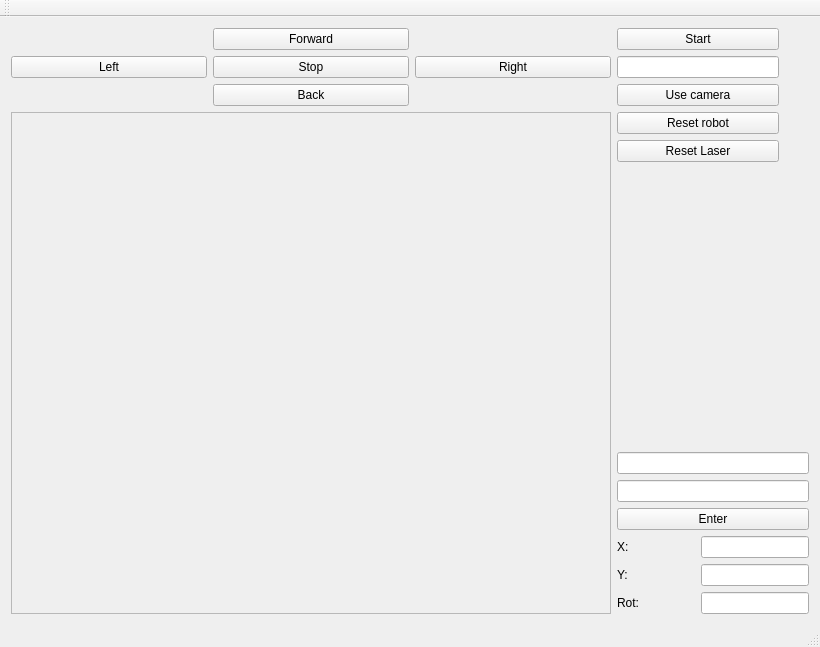
<?xml version="1.0" encoding="UTF-8"?>
<ui version="4.0">
 <class>MainWindow</class>
 <widget class="QMainWindow" name="MainWindow">
  <property name="geometry">
   <rect>
    <x>0</x>
    <y>0</y>
    <width>820</width>
    <height>647</height>
   </rect>
  </property>
  <property name="windowTitle">
   <string>MainWindow</string>
  </property>
  <widget class="QWidget" name="centralWidget">
   <layout class="QGridLayout" name="gridLayout">
    <item row="2" column="0">
     <widget class="QFrame" name="frame">
      <property name="sizePolicy">
       <sizepolicy hsizetype="MinimumExpanding" vsizetype="Expanding">
        <horstretch>0</horstretch>
        <verstretch>0</verstretch>
       </sizepolicy>
      </property>
      <property name="minimumSize">
       <size>
        <width>600</width>
        <height>450</height>
       </size>
      </property>
      <property name="frameShape">
       <enum>QFrame::StyledPanel</enum>
      </property>
      <property name="frameShadow">
       <enum>QFrame::Raised</enum>
      </property>
     </widget>
    </item>
    <item row="1" column="1">
     <layout class="QVBoxLayout" name="verticalLayout">
      <item>
       <widget class="QPushButton" name="pushButton_9">
        <property name="sizePolicy">
         <sizepolicy hsizetype="Fixed" vsizetype="Fixed">
          <horstretch>0</horstretch>
          <verstretch>0</verstretch>
         </sizepolicy>
        </property>
        <property name="minimumSize">
         <size>
          <width>162</width>
          <height>0</height>
         </size>
        </property>
        <property name="text">
         <string>Start</string>
        </property>
       </widget>
      </item>
      <item>
       <widget class="QLineEdit" name="lineEdit">
        <property name="sizePolicy">
         <sizepolicy hsizetype="Fixed" vsizetype="Fixed">
          <horstretch>0</horstretch>
          <verstretch>0</verstretch>
         </sizepolicy>
        </property>
        <property name="minimumSize">
         <size>
          <width>162</width>
          <height>0</height>
         </size>
        </property>
       </widget>
      </item>
      <item>
       <widget class="QPushButton" name="pushButton">
        <property name="sizePolicy">
         <sizepolicy hsizetype="Fixed" vsizetype="Fixed">
          <horstretch>0</horstretch>
          <verstretch>0</verstretch>
         </sizepolicy>
        </property>
        <property name="minimumSize">
         <size>
          <width>162</width>
          <height>0</height>
         </size>
        </property>
        <property name="text">
         <string>Use camera</string>
        </property>
       </widget>
      </item>
     </layout>
    </item>
    <item row="1" column="0">
     <layout class="QGridLayout" name="gridLayout_2">
      <item row="1" column="2">
       <widget class="QPushButton" name="pushButton_5">
        <property name="sizePolicy">
         <sizepolicy hsizetype="Expanding" vsizetype="Fixed">
          <horstretch>0</horstretch>
          <verstretch>0</verstretch>
         </sizepolicy>
        </property>
        <property name="text">
         <string>Right</string>
        </property>
       </widget>
      </item>
      <item row="0" column="1">
       <widget class="QPushButton" name="pushButton_2">
        <property name="sizePolicy">
         <sizepolicy hsizetype="Expanding" vsizetype="Fixed">
          <horstretch>0</horstretch>
          <verstretch>0</verstretch>
         </sizepolicy>
        </property>
        <property name="text">
         <string>Forward</string>
        </property>
       </widget>
      </item>
      <item row="1" column="0">
       <widget class="QPushButton" name="pushButton_6">
        <property name="sizePolicy">
         <sizepolicy hsizetype="Expanding" vsizetype="Fixed">
          <horstretch>0</horstretch>
          <verstretch>0</verstretch>
         </sizepolicy>
        </property>
        <property name="text">
         <string>Left</string>
        </property>
       </widget>
      </item>
      <item row="2" column="1">
       <widget class="QPushButton" name="pushButton_3">
        <property name="sizePolicy">
         <sizepolicy hsizetype="Expanding" vsizetype="Fixed">
          <horstretch>0</horstretch>
          <verstretch>0</verstretch>
         </sizepolicy>
        </property>
        <property name="text">
         <string>Back</string>
        </property>
       </widget>
      </item>
      <item row="1" column="1">
       <widget class="QPushButton" name="pushButton_4">
        <property name="sizePolicy">
         <sizepolicy hsizetype="Expanding" vsizetype="Fixed">
          <horstretch>0</horstretch>
          <verstretch>0</verstretch>
         </sizepolicy>
        </property>
        <property name="text">
         <string>Stop</string>
        </property>
       </widget>
      </item>
     </layout>
    </item>
    <item row="2" column="1">
     <layout class="QVBoxLayout" name="verticalLayout_2">
      <item>
       <widget class="QPushButton" name="pushButton_8">
        <property name="sizePolicy">
         <sizepolicy hsizetype="Fixed" vsizetype="Fixed">
          <horstretch>0</horstretch>
          <verstretch>0</verstretch>
         </sizepolicy>
        </property>
        <property name="minimumSize">
         <size>
          <width>162</width>
          <height>0</height>
         </size>
        </property>
        <property name="text">
         <string>Reset robot</string>
        </property>
       </widget>
      </item>
      <item>
       <widget class="QPushButton" name="pushButton_7">
        <property name="sizePolicy">
         <sizepolicy hsizetype="Fixed" vsizetype="Fixed">
          <horstretch>0</horstretch>
          <verstretch>0</verstretch>
         </sizepolicy>
        </property>
        <property name="minimumSize">
         <size>
          <width>162</width>
          <height>0</height>
         </size>
        </property>
        <property name="text">
         <string>Reset Laser</string>
        </property>
       </widget>
      </item>
      <item>
       <spacer name="verticalSpacer">
        <property name="orientation">
         <enum>Qt::Vertical</enum>
        </property>
        <property name="sizeHint" stdset="0">
         <size>
          <width>20</width>
          <height>40</height>
         </size>
        </property>
       </spacer>
      </item>
      <item>
       <widget class="QLineEdit" name="lineEdit_5"/>
      </item>
      <item>
       <widget class="QLineEdit" name="lineEdit_6"/>
      </item>
      <item>
       <widget class="QPushButton" name="pushButton_10">
        <property name="text">
         <string>Enter</string>
        </property>
       </widget>
      </item>
      <item>
       <layout class="QGridLayout" name="gridLayout_3">
        <item row="0" column="0">
         <widget class="QLabel" name="label">
          <property name="text">
           <string>X:</string>
          </property>
         </widget>
        </item>
        <item row="2" column="0">
         <widget class="QLabel" name="label_3">
          <property name="text">
           <string>Rot:</string>
          </property>
         </widget>
        </item>
        <item row="1" column="0">
         <widget class="QLabel" name="label_2">
          <property name="text">
           <string>Y:</string>
          </property>
         </widget>
        </item>
        <item row="0" column="1">
         <widget class="QLineEdit" name="lineEdit_2">
          <property name="sizePolicy">
           <sizepolicy hsizetype="Fixed" vsizetype="Fixed">
            <horstretch>0</horstretch>
            <verstretch>0</verstretch>
           </sizepolicy>
          </property>
          <property name="focusPolicy">
           <enum>Qt::NoFocus</enum>
          </property>
          <property name="readOnly">
           <bool>true</bool>
          </property>
         </widget>
        </item>
        <item row="1" column="1">
         <widget class="QLineEdit" name="lineEdit_3">
          <property name="sizePolicy">
           <sizepolicy hsizetype="Fixed" vsizetype="Fixed">
            <horstretch>0</horstretch>
            <verstretch>0</verstretch>
           </sizepolicy>
          </property>
          <property name="focusPolicy">
           <enum>Qt::NoFocus</enum>
          </property>
          <property name="readOnly">
           <bool>true</bool>
          </property>
         </widget>
        </item>
        <item row="2" column="1">
         <widget class="QLineEdit" name="lineEdit_4">
          <property name="sizePolicy">
           <sizepolicy hsizetype="Fixed" vsizetype="Fixed">
            <horstretch>0</horstretch>
            <verstretch>0</verstretch>
           </sizepolicy>
          </property>
          <property name="focusPolicy">
           <enum>Qt::NoFocus</enum>
          </property>
          <property name="readOnly">
           <bool>true</bool>
          </property>
         </widget>
        </item>
       </layout>
      </item>
     </layout>
    </item>
   </layout>
  </widget>
  <widget class="QMenuBar" name="menuBar">
   <property name="geometry">
    <rect>
     <x>0</x>
     <y>0</y>
     <width>820</width>
     <height>26</height>
    </rect>
   </property>
  </widget>
  <widget class="QToolBar" name="mainToolBar">
   <attribute name="toolBarArea">
    <enum>TopToolBarArea</enum>
   </attribute>
   <attribute name="toolBarBreak">
    <bool>false</bool>
   </attribute>
  </widget>
  <widget class="QStatusBar" name="statusBar"/>
 </widget>
 <layoutdefault spacing="6" margin="11"/>
 <resources/>
 <connections/>
</ui>
